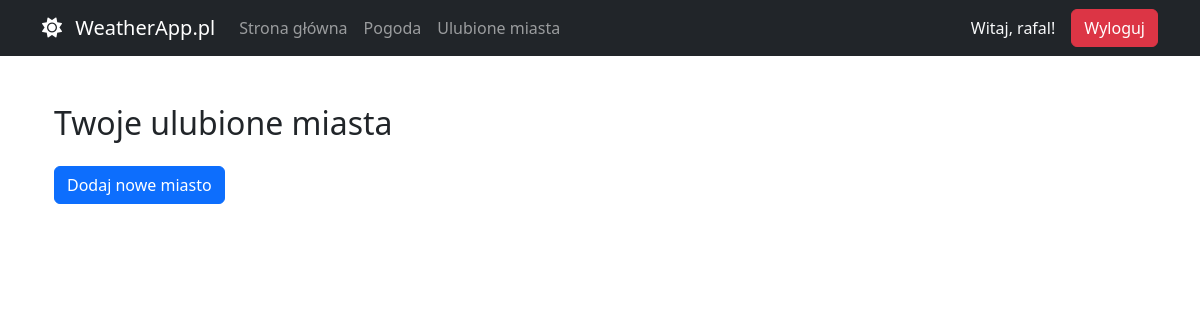
Before: /accounts/favorite-cities/ (signed in) with the older database file.
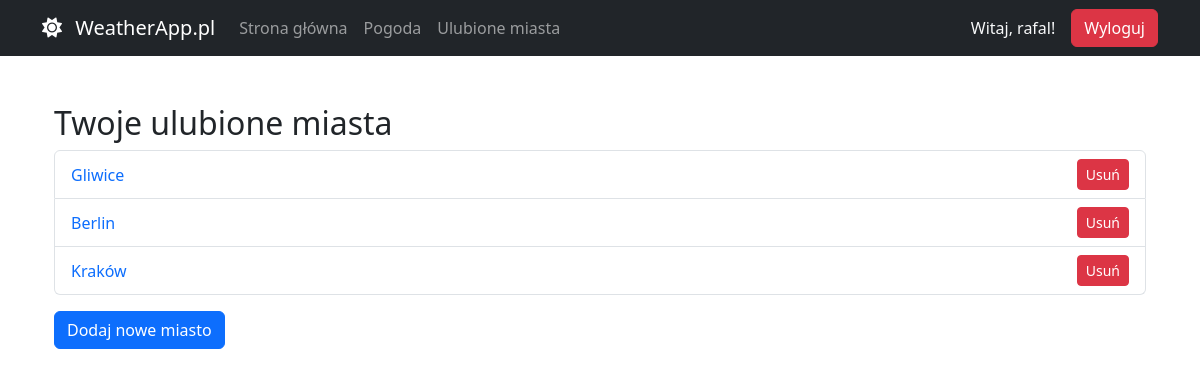
After: the same page with the newer database file.
### accounts/models.py (models this page shows, shortened)
class FavoriteCity(models.Model):
    user = models.ForeignKey(User, on_delete=models.CASCADE)
    city_name = models.CharField(max_length=100)

### accounts/views.py (the view)
# urls.py: path("favorite-cities/", favorite_cities, name="favorite_cities"),
@login_required
def favorite_cities(request):
    cities = FavoriteCity.objects.filter(user=request.user)
    return render(request, "accounts/favorite_cities.html", {"cities": cities})

### templates/accounts/favorite_cities.html
{% extends 'base/base.html' %}
{% block content %}
<div class="container mt-5">
    <h2>Twoje ulubione miasta</h2>
    <ul class="list-group">
        {% for city in cities %}
            <li class="list-group-item d-flex justify-content-between align-items-center">
                <a href="{% url 'weather:get_weather' %}?city={{ city.city_name }}" class="text-decoration-none">
                    {{ city.city_name }}
                </a>
                <a href="{% url 'accounts:delete_favorite_city' city.id %}" class="btn btn-danger btn-sm">Usuń</a>
            </li>
        {% endfor %}
    </ul>
    <a href="{% url 'accounts:add_favorite_city' %}" class="btn btn-primary mt-3">Dodaj nowe miasto</a>
</div>
{% endblock %}

### templates/base/base.html (shortened to what this page needs)
<!DOCTYPE html>
<html lang="pl">
<head>
    <link rel="stylesheet" href="https://cdn.jsdelivr.net/npm/bootstrap@5.3.0/dist/css/bootstrap.min.css">
    <link rel="stylesheet" href="https://cdnjs.cloudflare.com/ajax/libs/font-awesome/6.0.0/css/all.min.css">
</head>
<body>
    <nav class="navbar navbar-expand-lg navbar-dark bg-dark">
        <div class="container">
            <a class="navbar-brand" href="{% url 'mainpage:home' %}">
                <i class="fas fa-sun me-2"></i>
                WeatherApp.pl
            </a>
            <div class="collapse navbar-collapse" id="navbarNav">
                <ul class="navbar-nav me-auto">
                    <li class="nav-item">
                        <a class="nav-link" href="{% url 'mainpage:home' %}">Strona główna</a>
                    </li>
                    <li class="nav-item">
                        <a class="nav-link" href="{% url 'weather:get_weather' %}">Pogoda</a>
                    </li>
                    {% if user.is_authenticated %}
                        <li class="nav-item">
                            <a class="nav-link" href="{% url 'accounts:favorite_cities' %}">Ulubione miasta</a>
                        </li>
                    {% endif %}
                </ul>
                <div class="d-flex">
                    {% if user.is_authenticated %}
                        <p class="text-light mb-0 me-3 align-self-center">Witaj, {{ user.username }}!</p>
                        <a href="{% url 'accounts:logout' %}" class="btn btn-danger">Wyloguj</a>
                    {% else %}
                        <a href="{% url 'accounts:login' %}" class="btn btn-primary me-2">Zaloguj</a>
                        <a href="{% url 'accounts:register' %}" class="btn btn-success">Zarejestruj</a>
                    {% endif %}
                </div>
            </div>
        </div>
    </nav>
    <div class="container mt-4">
        {% block content %}{% endblock %}
    </div>
</body>
</html>

Changed rows visible on the page:
added FavoriteCity: city_name "Gliwice"
added FavoriteCity: city_name "Berlin"
added FavoriteCity: city_name "Kraków"
